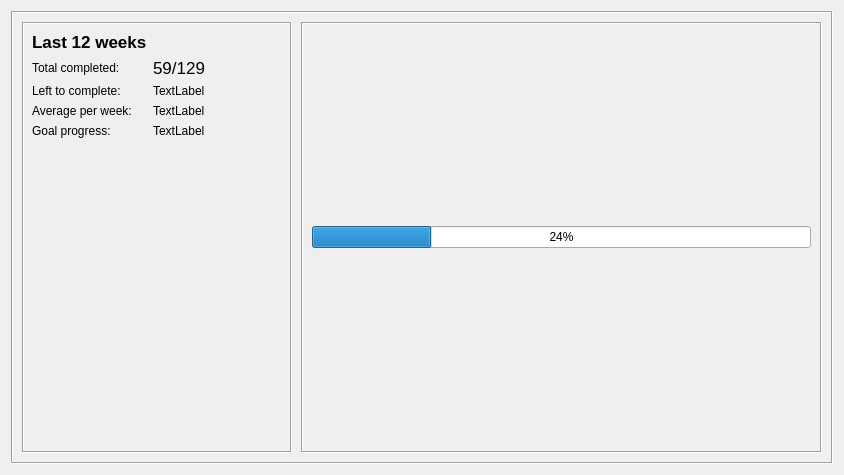
<?xml version="1.0" encoding="UTF-8"?>
<ui version="4.0">
 <class>ProgressWidget</class>
 <widget class="QWidget" name="ProgressWidget">
  <property name="geometry">
   <rect>
    <x>0</x>
    <y>0</y>
    <width>844</width>
    <height>475</height>
   </rect>
  </property>
  <property name="windowTitle">
   <string>Form</string>
  </property>
  <layout class="QHBoxLayout" name="horizontalLayout">
   <item>
    <widget class="QFrame" name="frame">
     <property name="frameShape">
      <enum>QFrame::Box</enum>
     </property>
     <property name="frameShadow">
      <enum>QFrame::Sunken</enum>
     </property>
     <layout class="QHBoxLayout" name="horizontalLayout_2">
      <property name="spacing">
       <number>9</number>
      </property>
      <property name="topMargin">
       <number>9</number>
      </property>
      <property name="bottomMargin">
       <number>9</number>
      </property>
      <item>
       <widget class="QFrame" name="legendFrame">
        <property name="sizePolicy">
         <sizepolicy hsizetype="Fixed" vsizetype="Preferred">
          <horstretch>0</horstretch>
          <verstretch>0</verstretch>
         </sizepolicy>
        </property>
        <property name="minimumSize">
         <size>
          <width>270</width>
          <height>280</height>
         </size>
        </property>
        <property name="frameShape">
         <enum>QFrame::Box</enum>
        </property>
        <property name="frameShadow">
         <enum>QFrame::Sunken</enum>
        </property>
        <widget class="QWidget" name="gridLayoutWidget_3">
         <property name="geometry">
          <rect>
           <x>10</x>
           <y>10</y>
           <width>251</width>
           <height>271</height>
          </rect>
         </property>
         <layout class="QFormLayout" name="formLayout">
          <item row="0" column="0">
           <widget class="QLabel" name="lblTitle">
            <property name="sizePolicy">
             <sizepolicy hsizetype="MinimumExpanding" vsizetype="Preferred">
              <horstretch>0</horstretch>
              <verstretch>0</verstretch>
             </sizepolicy>
            </property>
            <property name="font">
             <font>
              <pointsize>13</pointsize>
              <weight>75</weight>
              <bold>true</bold>
             </font>
            </property>
            <property name="text">
             <string>Last 12 weeks</string>
            </property>
           </widget>
          </item>
          <item row="1" column="0">
           <widget class="QLabel" name="lblTotalCaption">
            <property name="text">
             <string>Total completed:</string>
            </property>
           </widget>
          </item>
          <item row="1" column="1">
           <widget class="QLabel" name="lblProgress">
            <property name="font">
             <font>
              <pointsize>13</pointsize>
             </font>
            </property>
            <property name="text">
             <string>59/129</string>
            </property>
           </widget>
          </item>
          <item row="2" column="0">
           <widget class="QLabel" name="lblLeftCaption">
            <property name="text">
             <string>Left to complete:</string>
            </property>
           </widget>
          </item>
          <item row="2" column="1">
           <widget class="QLabel" name="lblLeft">
            <property name="text">
             <string>TextLabel</string>
            </property>
           </widget>
          </item>
          <item row="3" column="0">
           <widget class="QLabel" name="lblAverageCaption">
            <property name="text">
             <string>Average per week: </string>
            </property>
           </widget>
          </item>
          <item row="3" column="1">
           <widget class="QLabel" name="lblAverage">
            <property name="text">
             <string>TextLabel</string>
            </property>
           </widget>
          </item>
          <item row="4" column="0">
           <widget class="QLabel" name="lblProgressPercentageCaption">
            <property name="text">
             <string>Goal progress:</string>
            </property>
           </widget>
          </item>
          <item row="4" column="1">
           <widget class="QLabel" name="lblPercentage">
            <property name="text">
             <string>TextLabel</string>
            </property>
           </widget>
          </item>
         </layout>
        </widget>
       </widget>
      </item>
      <item>
       <widget class="QFrame" name="frame_2">
        <property name="sizePolicy">
         <sizepolicy hsizetype="Expanding" vsizetype="Preferred">
          <horstretch>0</horstretch>
          <verstretch>0</verstretch>
         </sizepolicy>
        </property>
        <property name="minimumSize">
         <size>
          <width>250</width>
          <height>270</height>
         </size>
        </property>
        <property name="frameShape">
         <enum>QFrame::Box</enum>
        </property>
        <property name="frameShadow">
         <enum>QFrame::Sunken</enum>
        </property>
        <layout class="QVBoxLayout" name="verticalLayout_2">
         <item>
          <layout class="QGridLayout" name="gaugeLayout"/>
         </item>
         <item>
          <widget class="QProgressBar" name="progressBarGoalProgress">
           <property name="sizePolicy">
            <sizepolicy hsizetype="Expanding" vsizetype="Fixed">
             <horstretch>0</horstretch>
             <verstretch>0</verstretch>
            </sizepolicy>
           </property>
           <property name="value">
            <number>24</number>
           </property>
          </widget>
         </item>
        </layout>
       </widget>
      </item>
     </layout>
    </widget>
   </item>
  </layout>
 </widget>
 <resources/>
 <connections/>
</ui>
